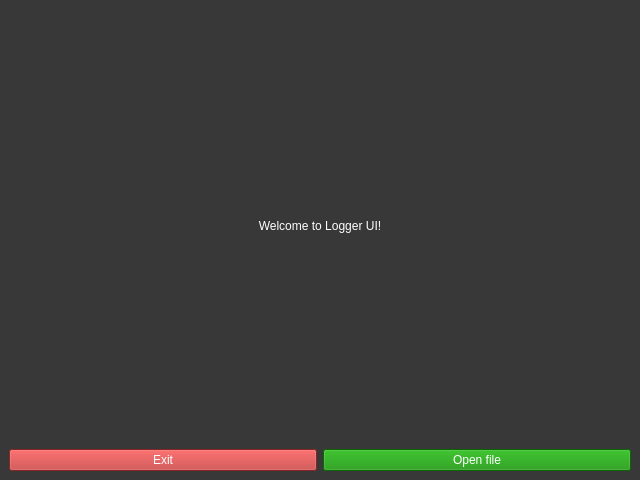
<?xml version="1.0" encoding="UTF-8"?>
<ui version="4.0">
 <class>WelcomeScreen</class>
 <widget class="QMainWindow" name="WelcomeScreen">
  <property name="geometry">
   <rect>
    <x>0</x>
    <y>0</y>
    <width>640</width>
    <height>480</height>
   </rect>
  </property>
  <property name="windowTitle">
   <string>MainWindow</string>
  </property>
  <property name="whatsThis">
   <string>&lt;html&gt;&lt;head/&gt;&lt;body&gt;&lt;p&gt;WelcomeScreen&lt;/p&gt;&lt;/body&gt;&lt;/html&gt;</string>
  </property>
  <property name="styleSheet">
   <string notr="true">background-color: rgb(56, 56, 56);
color: white;</string>
  </property>
  <widget class="QWidget" name="centralwidget">
   <layout class="QGridLayout" name="gridLayout">
    <item row="3" column="0">
     <widget class="QPushButton" name="exit_Button">
      <property name="styleSheet">
       <string notr="true">background-color: rgb(190, 50, 50);
color: white;</string>
      </property>
      <property name="text">
       <string>Exit</string>
      </property>
     </widget>
    </item>
    <item row="3" column="1">
     <widget class="QPushButton" name="open_file_Button">
      <property name="styleSheet">
       <string notr="true">background-color: rgb(14, 143, 0);
color: white;</string>
      </property>
      <property name="text">
       <string>Open file</string>
      </property>
     </widget>
    </item>
    <item row="2" column="0" colspan="2">
     <spacer name="verticalSpacer_2">
      <property name="orientation">
       <enum>Qt::Vertical</enum>
      </property>
      <property name="sizeHint" stdset="0">
       <size>
        <width>20</width>
        <height>164</height>
       </size>
      </property>
     </spacer>
    </item>
    <item row="0" column="0" colspan="2">
     <spacer name="verticalSpacer">
      <property name="orientation">
       <enum>Qt::Vertical</enum>
      </property>
      <property name="sizeHint" stdset="0">
       <size>
        <width>20</width>
        <height>164</height>
       </size>
      </property>
     </spacer>
    </item>
    <item row="1" column="0" colspan="2">
     <widget class="QLabel" name="label">
      <property name="text">
       <string>&lt;html&gt;&lt;head/&gt;&lt;body&gt;&lt;p align=&quot;center&quot;&gt;Welcome to Logger UI!&lt;/p&gt;&lt;/body&gt;&lt;/html&gt;</string>
      </property>
     </widget>
    </item>
   </layout>
  </widget>
 </widget>
 <resources/>
 <connections/>
</ui>
